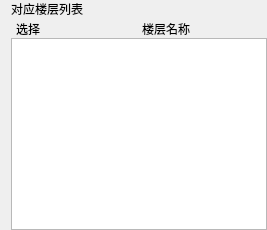
                   <widget class="QWidget" name="flooreithunit_list" native="true">
                    <layout class="QVBoxLayout" name="verticalLayout_24" stretch="1,1,20">
                     <property name="spacing">
                      <number>0</number>
                     </property>
                     <property name="topMargin">
                      <number>0</number>
                     </property>
                     <property name="rightMargin">
                      <number>0</number>
                     </property>
                     <property name="bottomMargin">
                      <number>0</number>
                     </property>
                     <item>
                      <widget class="QLabel" name="label_150">
                       <property name="text">
                        <string>对应楼层列表</string>
                       </property>
                      </widget>
                     </item>
                     <item>
                      <layout class="QHBoxLayout" name="horizontalLayout">
                       <property name="spacing">
                        <number>0</number>
                       </property>
                       <property name="leftMargin">
                        <number>5</number>
                       </property>
                       <property name="topMargin">
                        <number>2</number>
                       </property>
                       <item>
                        <widget class="QLabel" name="label_2">
                         <property name="text">
                          <string>选择</string>
                         </property>
                        </widget>
                       </item>
                       <item>
                        <widget class="QLabel" name="label">
                         <property name="text">
                          <string>楼层名称</string>
                         </property>
                        </widget>
                       </item>
                      </layout>
                     </item>
                     <item>
                      <widget class="QListWidget" name="quanxuan_floor"/>
                     </item>
                    </layout>
                   </widget>
